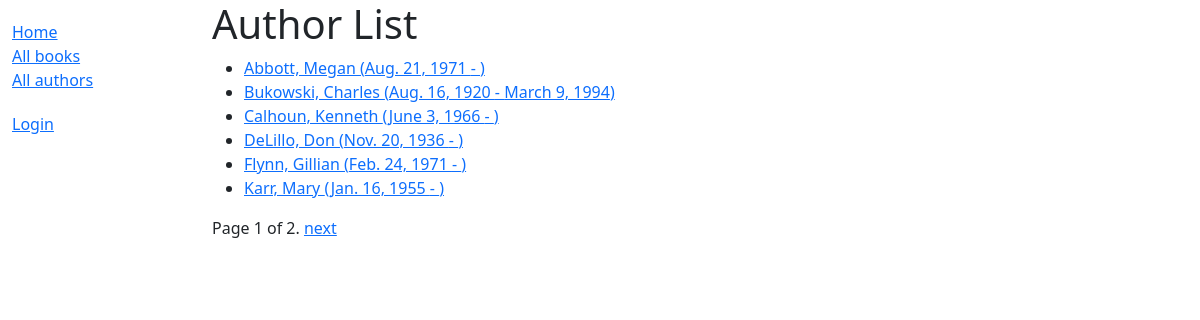
Screenshot of /catalog/authors/ with the database file from the repository.
### catalog/models.py (models this page shows)
class Author(models.Model):
    first_name = models.CharField(max_length=100)
    last_name = models.CharField(max_length=100)
    date_of_birth = models.DateField(null=True, blank=True)
    date_of_death = models.DateField('died', null=True, blank=True)
    class Meta:
        ordering = ['last_name', 'first_name']
    def get_absolute_url(self):
        return reverse('author-detail', args=[str(self.id)])
    def __str__(self):
        return f'{self.last_name}, {self.first_name}'

### catalog/views.py (the view)
# urls.py: path('authors/', views.AuthorListView.as_view(), name='authors'),
class AuthorListView(generic.ListView):
    model = Author
    paginate_by = 6

### catalog/templates/catalog/author_list.html
{% extends "base_generic.html" %}
{% block content %}
  <h1>Author List</h1>
  {% if author_list %}
    <ul>
      {% for author in author_list %}
      <li>
        <a href="{{ author.get_absolute_url }}">{{ author }} ({% if author.date_of_birth %}{{author.date_of_birth}}{% endif %} - {% if author.date_of_death %}{{author.date_of_death}}{% endif %})</a>
      </li>
      {% endfor %}
    </ul>
  {% else %}
    <p>There are no authors available in the library.</p>
  {% endif %}
{% endblock %}

### rows the page displays
Author: last_name+first_name "Abbott, Megan", date_of_birth "Aug. 21, 1971"
Author: last_name+first_name "Bukowski, Charles", date_of_birth "Aug. 16, 1920", date_of_death "March 9, 1994"
Author: last_name+first_name "Calhoun, Kenneth", date_of_birth "June 3, 1966"
Author: last_name+first_name "DeLillo, Don", date_of_birth "Nov. 20, 1936"
Author: last_name+first_name "Flynn, Gillian", date_of_birth "Feb. 24, 1971"
Author: last_name+first_name "Karr, Mary", date_of_birth "Jan. 16, 1955"

### other values shown
{{ page_obj.number }} "1"
{{ page_obj.paginator.num_pages }} "2"
